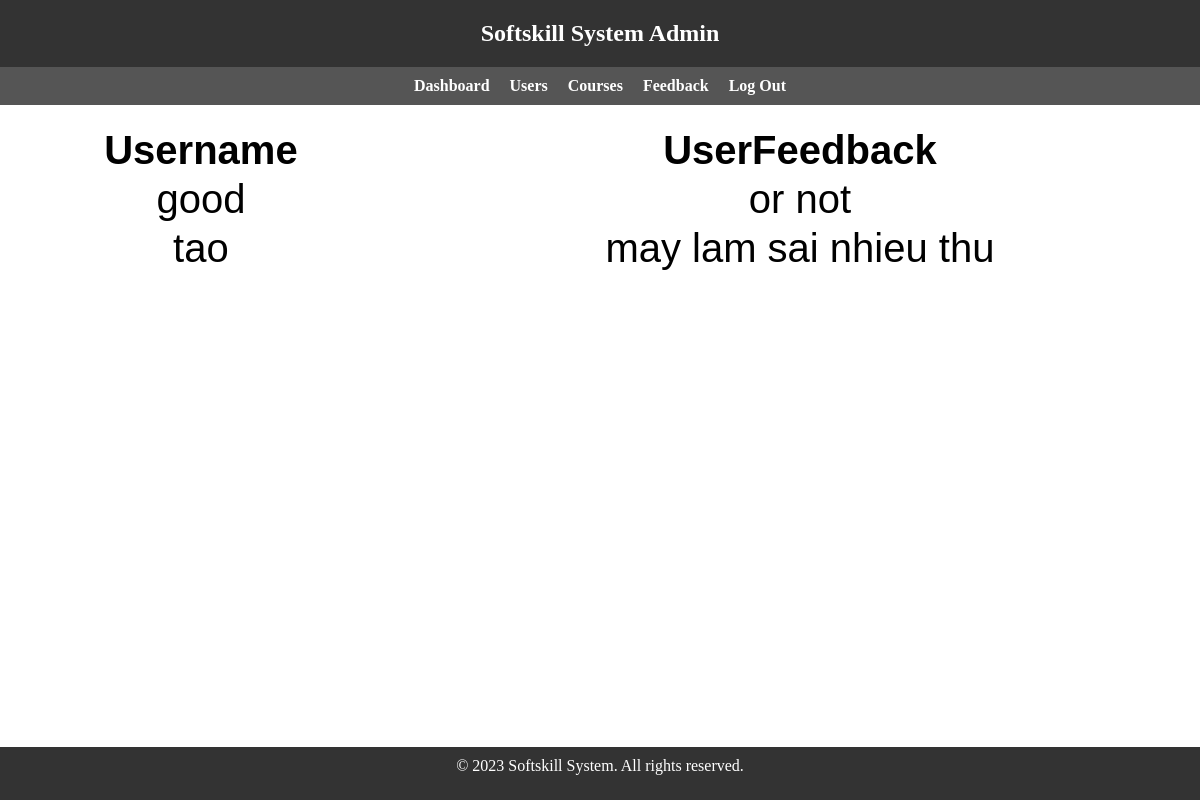
The app's page /feedback_admin/, older data.
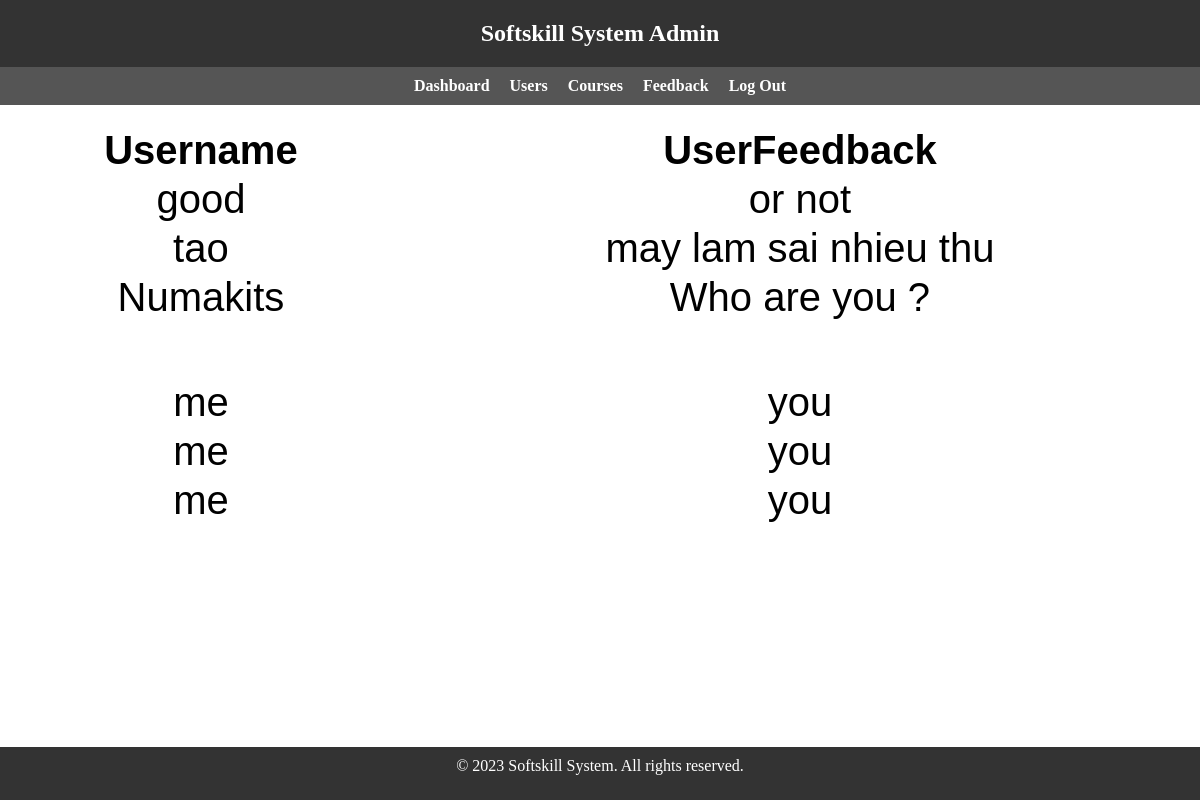
The same page, newer data.
### user/models.py (models this page shows)
class Feedback(models.Model):
    user_name = models.CharField(max_length=200, null=True)
    user_feedback = models.TextField(blank=True, null=True)

### user/views.py (the view)
# urls.py: path('feedback_admin/', views.feedback_adm, name='feedback_admin'),
def feedback_adm(request):
    customer_feedback = Feedback.objects.all()
    return render(request,'feedback_admin.html', {'customer_feedback': customer_feedback})

### templates/feedback_admin.html (shortened to what this page needs)
{% load static %}
<!DOCTYPE html>
<html lang="en">
<head>
    <link rel="stylesheet" href="{% static 'css/feedback_admin.css' %}">
</head>
<body>
      <header>
        <h1>Softskill System Admin</h1>
      </header>
      <nav>
        <ul>
            <li><a href="{% url 'adm' %}">Dashboard</a></li>
            <li><a href="{% url 'users' %}">Users</a></li>
            <li><a href="{% url 'cou_admin' %}">Courses</a></li>
            <li><a href="{% url 'feedback_admin' %}">Feedback</a></li>
            <li><a href="{% url 'login' %}">Log Out</a></li>
          </ul>
      </nav>
      <div class="feedback-container">
        <table>
            <thead>
                <tr>
                    <th>Username</th>
                    <th>UserFeedback</th>
                </tr>
            </thead>
            <tbody>
              {% for feedback in customer_feedback %}
              <tr>
                  <td>{{ feedback.user_name }}</td>
                  <td>{{ feedback.user_feedback }}</td>
              </tr>
              {% endfor %}
            </tbody>
        </table>
      </div>
     <footer>
        <p>&copy; 2023 Softskill System. All rights reserved.</p>
      </footer>
</body>
</html>

Row changes from the older to the newer data that the page shows:
added Feedback: user_name "Numakits", user_feedback "Who are you ?"
added Feedback: user_name "me", user_feedback "you"
added Feedback: user_name "me", user_feedback "you"
added Feedback: user_name "me", user_feedback "you"
